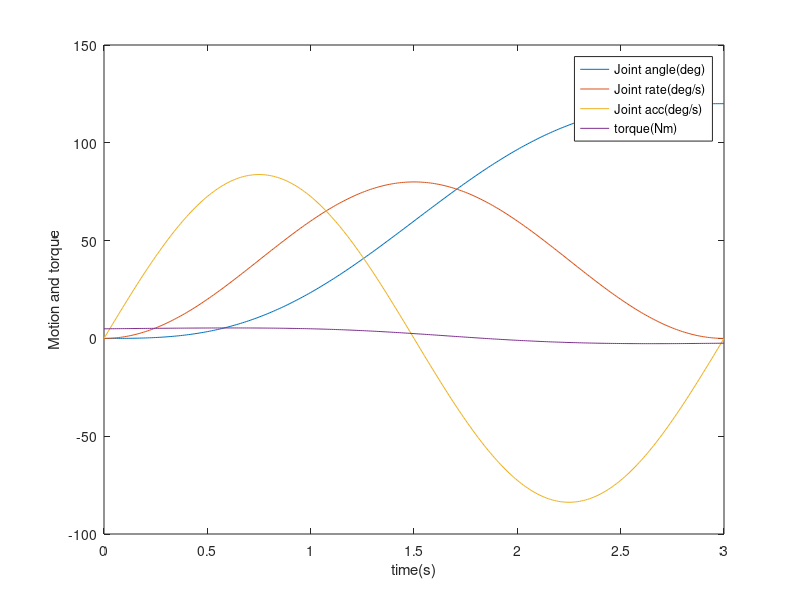
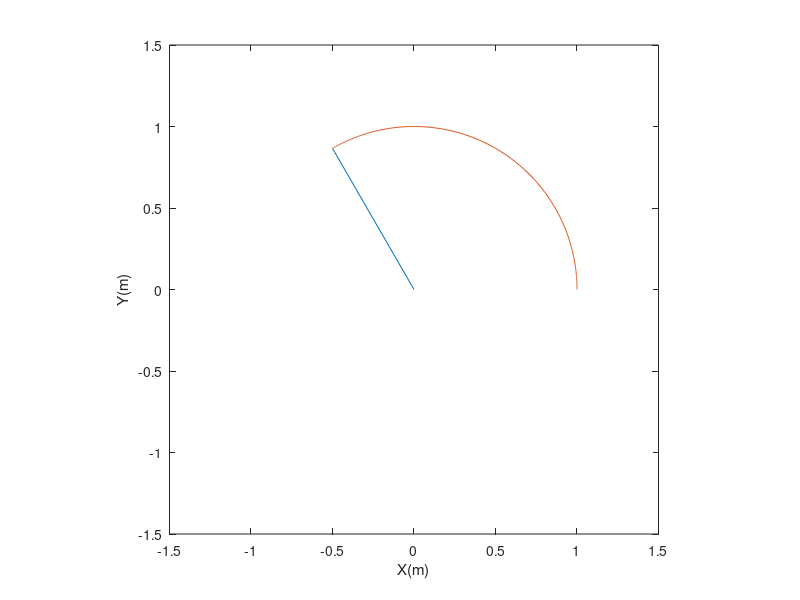
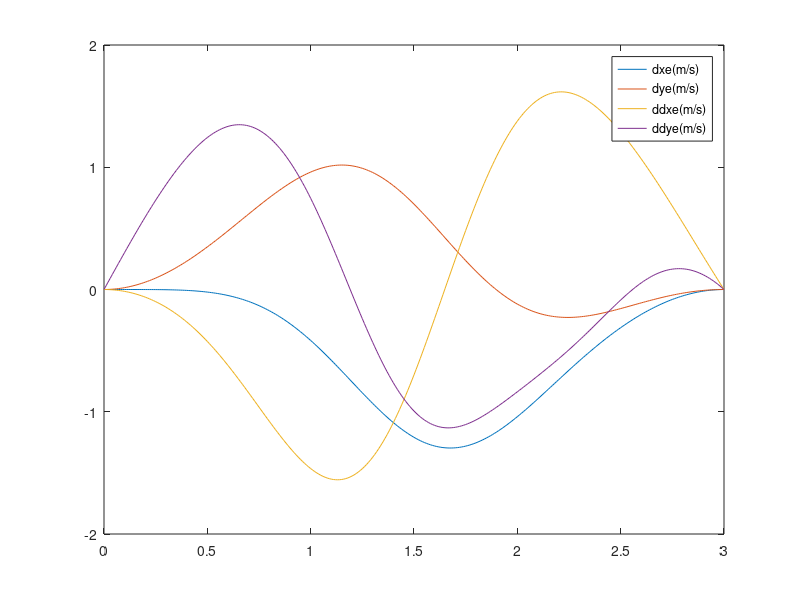

MATLAB code to generate these figures, in order:
%Practical 1: Force Analysis
clc; clear all;
%Inputs
m=1; l=1;lc=0.5;Izz=(1/3)*m*l*l;g=9.81;
%Motion Parameters
d2r=(pi/180);tho=0*d2r;thT=120*d2r;T=3; step=0.01; i=1;

%for loop starts
for t=0:step:T
    time(i)=t;
   c1=(thT-tho)/T;c2=(2*pi)/T; 
   thd(i)=tho+c1*(t-(1/c2)*sin(c2*t));
   dthd(i)=c1*(1-cos(c2*t));
   ddthd(i)=c1*(c2*sin(c2*t));
   tau(i)=Izz*ddthd(i)+m*g*lc*cos(thd(i));
   %End effector position, velocity and acceleration
   x0=0;y0=0; xe(i)=x0+l*cos(thd(i));ye(i)=y0+l*sin(thd(i));
  
 
   dxe(i)=-l*sin(thd(i))*dthd(i);dye(i)=l*cos(thd(i))*dthd(i);
   ddxe(i)=-l*cos(thd(i))*dthd(i)-l*sin(thd(i))*ddthd(i);
   ddye(i)=-l*sin(thd(i)*dthd(i))+l*cos(thd(i))*ddthd(i);
   %ANimation
   xx=[x0;xe(i)]; yy=[y0;ye(i)];
   
   figure(2)
   plot(xx,yy,xe(1:i),ye(1:i))
   xmin=-1.5*l; xmax=1.5*l; ymin=-1.5*l; ymax=1.5*l;
   axis([xmin xmax ymin ymax])
   xlabel('X(m)');ylabel('Y(m)')
   axis equal;
   pause(0.01)
   i=i+1;
end 
figure(1)
plot(time,thd/d2r,time,dthd/d2r,time,ddthd/d2r,time,tau)
xlabel('time(s)');ylabel('Motion and torque')
legend('Joint angle(deg)','Joint rate(deg/s)','Joint acc(deg/s)','torque(Nm)')
figure(3)
plot(time,dxe,time,dye,time,ddxe,time,ddye)
legend('dxe(m/s)','dye(m/s)','ddxe(m/s)','ddye(m/s)');

